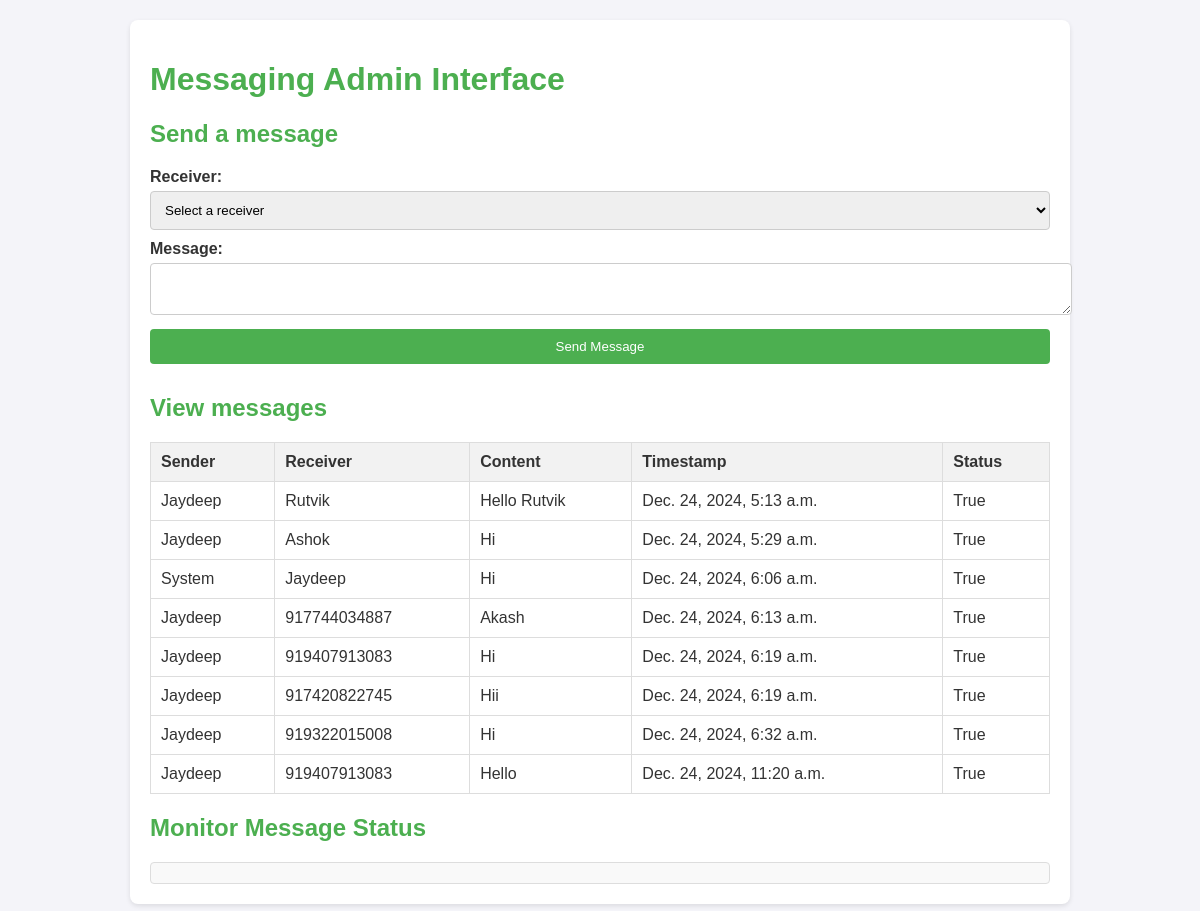
Before: /admin_interface/ with the older database file.
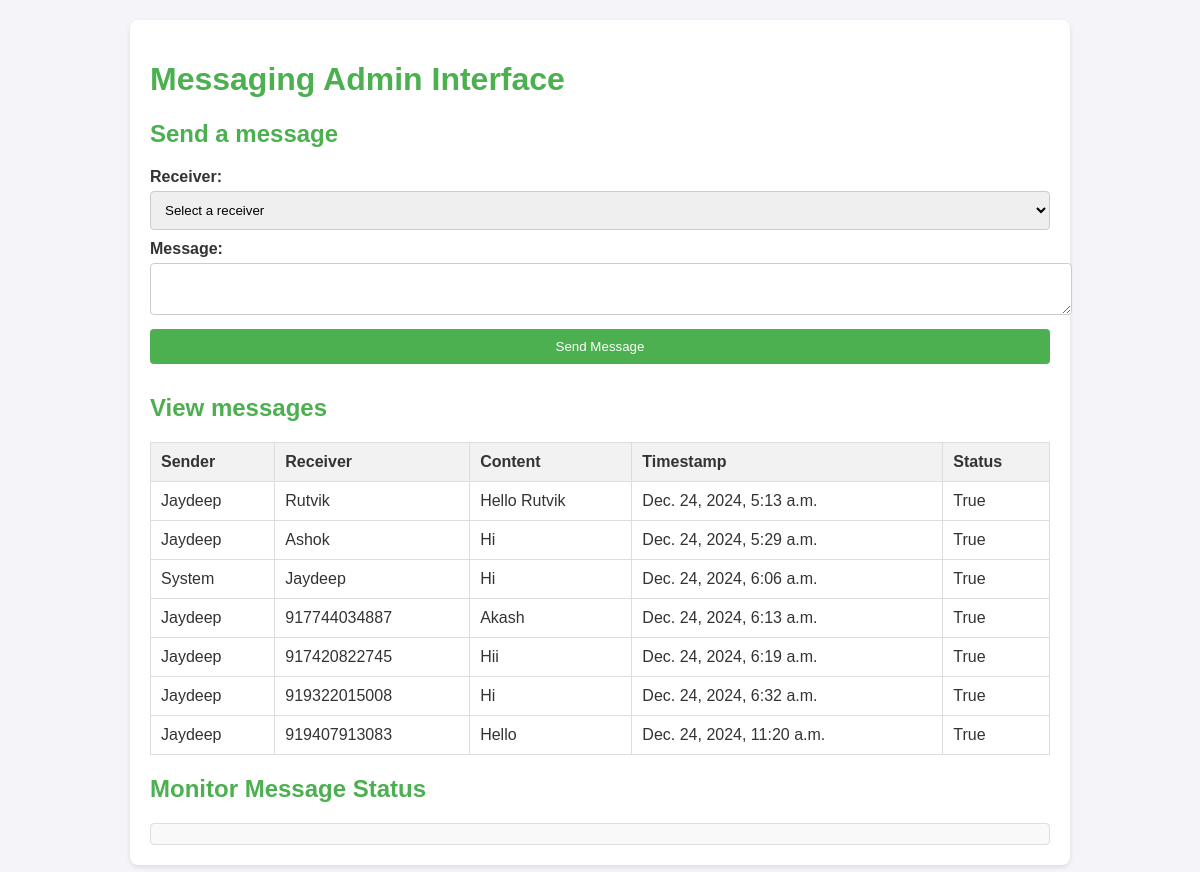
After: the same page with the newer database file.
### webhook/models.py (models this page shows, shortened)
class Message(models.Model):
    sender = models.CharField(max_length=255)
    receiver = models.CharField(max_length=255)
    content = models.TextField()
    timestamp = models.DateTimeField(auto_now_add=True)
    status = models.CharField(max_length=50, default="Pending")
    mobile_no=models.CharField(max_length=12,null=True)

### webhook/views.py (the view)
# urls.py: path('admin_interface/', views.admin_interface, name='admin_interface'),
def admin_interface(request):
    messages = Message.objects.all()
    msg=[]
    for message in messages:
        msg1={}
        msg1["sender"]=message.sender
        msg1["receiver"]=message.receiver
        msg1["content"]=message.content
        msg1["timestamp"]=message.timestamp
        msg1["status"]=True
        msg1["mobile_no"]=message.mobile_no
        msg.append(msg1)
    return render(request, "admin_interface.html", {"messages": msg})

### webhook/templates/admin_interface.html (shortened to what this page needs)
<!DOCTYPE html>
<html lang="en">
<head>
</head>
<body>
    <div class="container">
        <h1>Messaging Admin Interface</h1>
        <section>
            <h2>Send a message</h2>
            <form id="test-message-form" method="post" action="{% url 'reply_to_user' %}">
                <label for="receiver">Receiver:</label>
                <select id="receiver" name="mobile" required>
                    <option value="">Select a receiver</option>
                </select>
                <label for="content">Message:</label>
                <textarea id="content" name="msg" required></textarea>
                <button type="submit" id="send-message-btn">Send Message</button>
            </form>
        </section>
        <section>
            <h2>View messages</h2>
            <table>
                <thead>
                    <tr>
                        <th>Sender</th>
                        <th>Receiver</th>
                        <th>Content</th>
                        <th>Timestamp</th>
                        <th>Status</th>
                    </tr>
                </thead>
                <tbody>
                    {% for message in messages %}
                    <tr>
                        <td>{{ message.sender }}</td>
                        <td>{{ message.receiver }}</td>
                        <td>{{ message.content }}</td>
                        <td>{{ message.timestamp }}</td>
                        <td>{{ message.status }}</td>
                    </tr>
                    {% endfor %}
                </tbody>
            </table>
        </section>
        <section>
            <h2>Monitor Message Status</h2>
            <div id="status-container">
            </div>
        </section>
    </div>
</body>
</html>

### webhook/templates/admin_interface.html (style rules this page uses)
body { font-family: Arial, sans-serif; margin: 0; padding: 0; background-color: #f4f4f9; color: #333; }
.container { max-width: 900px; margin: 20px auto; padding: 20px; background: #fff; border-radius: 8px; box-shadow: 0 2px 5px rgba(0, 0, 0, 0.1); }
h1, h2 { color: #4CAF50; }
table { width: 100%; border-collapse: collapse; margin-bottom: 20px; }
table th, table td { border: 1px solid #ddd; padding: 10px; text-align: left; }
table th { background-color: #f2f2f2; }
form { margin-bottom: 20px; }
form label { display: block; margin-bottom: 5px; font-weight: bold; }
form input, form textarea, form button, form select { width: 100%; margin-bottom: 10px; padding: 10px; border: 1px solid #ccc; border-radius: 4px; }
form button { background-color: #4CAF50; color: white; border: none; cursor: pointer; }
#status-container { padding: 10px; background-color: #f9f9f9; border-radius: 4px; border: 1px solid #ddd; }

Changed rows visible on the page:
removed Message: sender "Jaydeep", receiver "919407913083", content "Hi", timestamp "Dec. 24, 2024, 6:19 a.m."
Other visible differences:
list line gone: "True"
